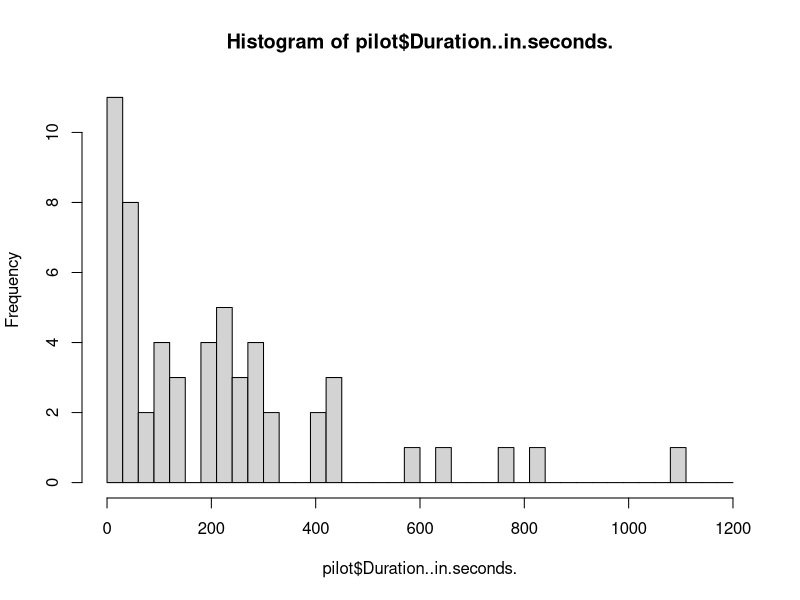
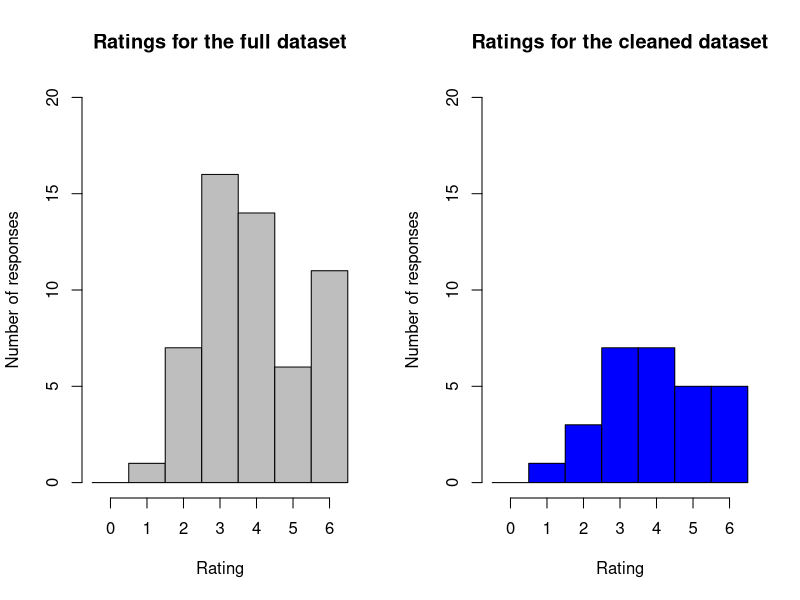

Write R code to recreate these figures, in order.
setwd("/home/yulia/Documents/MIDS/W241/Group Project/Pilot results/")
library(pwr)
library(tidyverse)

pilot <- read.csv("W241 Final Project Survey - Control_July 17, 2018_07.21.csv",
                  skip = 3, header = FALSE, stringsAsFactors = FALSE)

Q5_rating <- read.csv("Pilot_Q5.csv")

headers <- read.csv("W241 Final Project Survey - Control_July 17, 2018_07.21.csv",
                  nrows = 1)

colnames(pilot) <- colnames(headers)

str(pilot)

hist(pilot$Duration..in.seconds.,
     breaks = seq(0,1200,30))

table(pilot$Q8) # correct is 2
table(pilot$Q6) # correct is 3
table(pilot$Q7) # correct is 3

pilot$Q8_correct <- pilot$Q8==2
pilot$Q6_correct <- pilot$Q6==3
pilot$Q7_correct <- pilot$Q7==3

table(pilot$Q8_correct, pilot$Q6_correct, pilot$Q7_correct)

pilot$n_correct_answers <- pilot$Q8_correct + pilot$Q6_correct + pilot$Q7_correct
table(pilot$n_correct_answers)

View(pilot[pilot$n_correct_answers==3,]$Q5)
View(pilot[pilot$n_correct_answers==2,]$Q5)

pilot <- merge(pilot, Q5_rating[,c("mTurkCode","Q5_rating")], by = "mTurkCode")
pilot$Duration_gt_60sec <- ifelse(pilot$Duration..in.seconds. < 60, 0, 1)

table(pilot$Q5_rating)
table(pilot$Q5_rating, pilot$n_correct_answers)
table(pilot$Q5_rating, pilot$Duration_gt_60sec)
summary(pilot$Duration..in.seconds.)
summary(pilot[pilot$Q5_rating>0,]$Duration..in.seconds.)
View(pilot[pilot$Duration_gt_60sec==0,])

pilot$pass <- (pilot$Duration..in.seconds. >= 60) & (pilot$Q5_rating > 0) & (pilot$n_correct_answers > 0)+0
table(pilot$pass)
table(pilot$Q4, pilot$pass)

par(mfrow=c(1,2))
hist(pilot$Q4, 
     breaks = seq(0,7,1)-0.5,
     ylim = c(0,20),
     col = "grey",
     xlab = "Rating",
     ylab = "Number of responses",
     main = "Ratings for the full dataset")
hist(pilot[pilot$pass==1,]$Q4, 
     breaks = seq(0,7,1)-0.5,
     ylim = c(0,20),
     col = "blue",
     xlab = "Rating",
     ylab = "Number of responses",
     main = "Ratings for the cleaned dataset")

summary(pilot$Q4)

pilot %>% 
  group_by(pass) %>% 
  summarize(mean(Q4, na.rm = TRUE))

t.test(Q4 ~ pass, data=pilot)

summary(pilot[pilot$pass==1,]$Q4)
# Min. 1st Qu.  Median    Mean 3rd Qu.    Max. 
#1.000   3.000   4.000   3.964   5.000   6.000 



# Parameters:

ate <- 1 # effect size (treatment 1 vs. control or treatment 2 vs. control)
sigma <- sd(pilot[pilot$pass==1,]$Q4, na.rm = TRUE) # standard deviation
alpha <- 0.05
beta <- 0.1 # 1-power

# Built-in formula
d = ate/sigma # assuming sigma is pooled standard deviation (equal variance)
pwr.t.test(d = d, sig.level = alpha, power = 1-beta, type = 'two.sample', alternative = 'greater')
# 34 responses in each bucket
